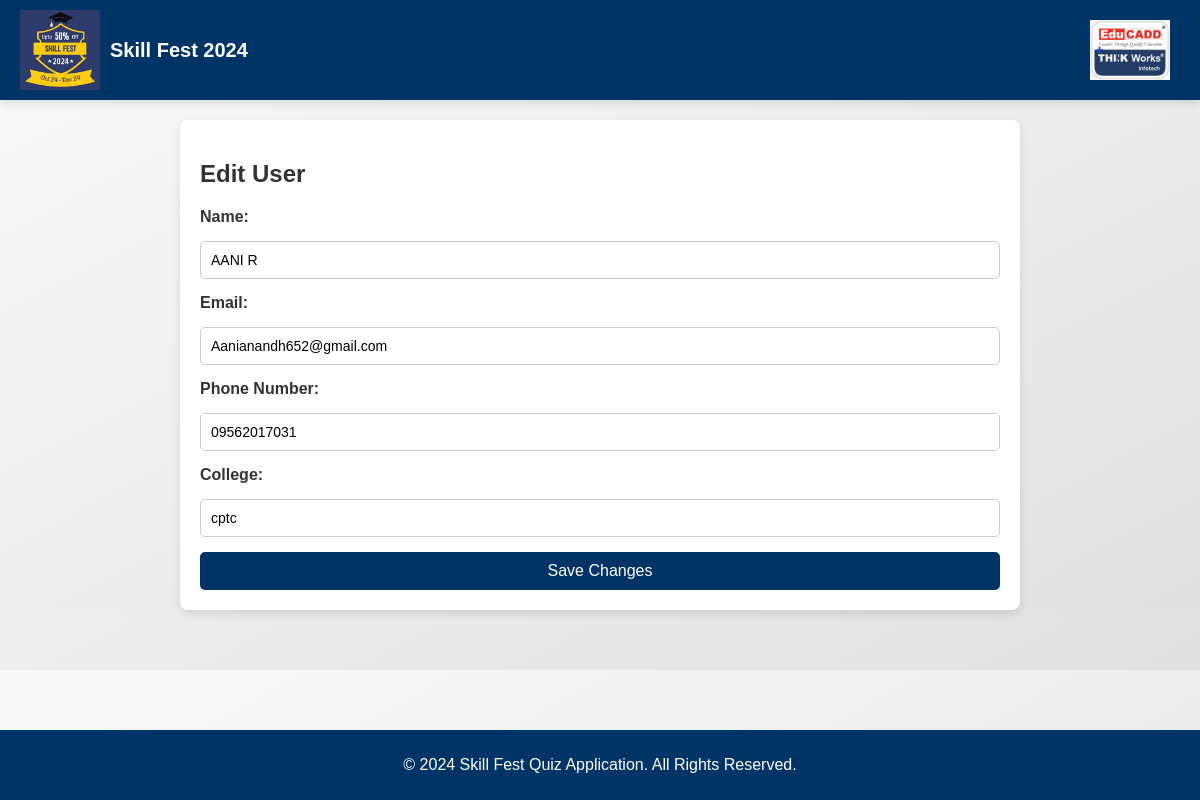
/admin/edit_user/1, run on the app's committed database.
### app.py (models this page shows, shortened)
class User(db.Model, UserMixin):
    id = db.Column(db.Integer, primary_key=True)
    name = db.Column(db.String(150), nullable=False)
    email = db.Column(db.String(150), nullable=False, unique=True)
    phone_number = db.Column(db.String(15), nullable=False)
    college = db.Column(db.String(150), nullable=False)
    password = db.Column(db.String(150), nullable=False)

### app.py (the view, shortened to what this page needs)
@app.route('/admin/edit_user/<int:user_id>', methods=['GET', 'POST'])
def edit_user(user_id):
    user = User.query.get_or_404(user_id)  # Fetch the user or return 404 if not found
    return render_template('edit_user.html', user=user)

### templates/edit_user.html (shortened to what this page needs)
{% extends 'layout.html' %}
{% block content %}
<h2>Edit User</h2>
<form method="POST">
    <label for="name">Name:</label>
    <input type="text" id="name" name="name" value="{{ user.name }}" required>
    <label for="email">Email:</label>
    <input type="email" id="email" name="email" value="{{ user.email }}" required>
    <label for="phone">Phone Number:</label>
    <input type="text" id="phone" name="phone" value="{{ user.phone_number }}" required>
    <label for="college">College:</label>
    <input type="text" id="college" name="college" value="{{ user.college }}" required>
    <button type="submit">Save Changes</button>
</form>
{% endblock %}

### static/css/style.css (style rules this page uses)
body, html { margin: 0; padding: 0; font-family: Arial, sans-serif; background: linear-gradient(to bottom right, #f9f9f9, #e0e0e0); color: #333; }
button, .button { background-color: #003366; color: white; border: none; padding: 10px 15px; border-radius: 5px; cursor: pointer; font-size: 16px; transition: background-color 0.3s ease; text-decoration: none; text-align: center; }
form { display: flex; flex-direction: column; gap: 15px; }
form label { font-weight: bold; }
form input, form select { padding: 10px; border: 1px solid #ccc; border-radius: 5px; font-size: 14px; }

### data on the page
User: name "AANI R", email "Aanianandh652@gmail.com", phone "09562017031", college "cptc"
